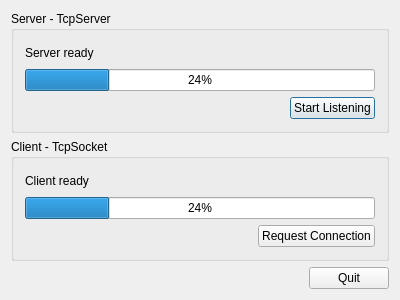
<?xml version="1.0" encoding="UTF-8"?>
<ui version="4.0">
 <class>Dialog</class>
 <widget class="QDialog" name="Dialog">
  <property name="geometry">
   <rect>
    <x>0</x>
    <y>0</y>
    <width>400</width>
    <height>300</height>
   </rect>
  </property>
  <property name="windowTitle">
   <string>Dialog</string>
  </property>
  <layout class="QVBoxLayout" name="verticalLayout_3">
   <item>
    <widget class="QGroupBox" name="groupBox">
     <property name="title">
      <string>Server - TcpServer</string>
     </property>
     <layout class="QVBoxLayout" name="verticalLayout">
      <item>
       <layout class="QHBoxLayout" name="horizontalLayout_5">
        <item>
         <widget class="QLabel" name="serverStatusLabel">
          <property name="text">
           <string>Server ready</string>
          </property>
         </widget>
        </item>
        <item>
         <spacer name="horizontalSpacer_3">
          <property name="orientation">
           <enum>Qt::Horizontal</enum>
          </property>
          <property name="sizeHint" stdset="0">
           <size>
            <width>40</width>
            <height>20</height>
           </size>
          </property>
         </spacer>
        </item>
       </layout>
      </item>
      <item>
       <widget class="QProgressBar" name="serverProgressBar">
        <property name="value">
         <number>24</number>
        </property>
       </widget>
      </item>
      <item>
       <layout class="QHBoxLayout" name="horizontalLayout_4">
        <item>
         <spacer name="horizontalSpacer_2">
          <property name="orientation">
           <enum>Qt::Horizontal</enum>
          </property>
          <property name="sizeHint" stdset="0">
           <size>
            <width>40</width>
            <height>20</height>
           </size>
          </property>
         </spacer>
        </item>
        <item>
         <widget class="QPushButton" name="startButton">
          <property name="text">
           <string>Start Listening</string>
          </property>
         </widget>
        </item>
       </layout>
      </item>
     </layout>
    </widget>
   </item>
   <item>
    <widget class="QGroupBox" name="groupBox_2">
     <property name="title">
      <string>Client - TcpSocket</string>
     </property>
     <layout class="QVBoxLayout" name="verticalLayout_2">
      <item>
       <layout class="QHBoxLayout" name="horizontalLayout_3">
        <item>
         <widget class="QLabel" name="clientStatusLabel">
          <property name="text">
           <string>Client ready</string>
          </property>
         </widget>
        </item>
        <item>
         <spacer name="horizontalSpacer_5">
          <property name="orientation">
           <enum>Qt::Horizontal</enum>
          </property>
          <property name="sizeHint" stdset="0">
           <size>
            <width>40</width>
            <height>20</height>
           </size>
          </property>
         </spacer>
        </item>
       </layout>
      </item>
      <item>
       <widget class="QProgressBar" name="clientProgressBar">
        <property name="value">
         <number>24</number>
        </property>
       </widget>
      </item>
      <item>
       <layout class="QHBoxLayout" name="horizontalLayout_2">
        <item>
         <spacer name="horizontalSpacer_4">
          <property name="orientation">
           <enum>Qt::Horizontal</enum>
          </property>
          <property name="sizeHint" stdset="0">
           <size>
            <width>40</width>
            <height>20</height>
           </size>
          </property>
         </spacer>
        </item>
        <item>
         <widget class="QPushButton" name="requestButton">
          <property name="text">
           <string>Request Connection</string>
          </property>
         </widget>
        </item>
       </layout>
      </item>
     </layout>
    </widget>
   </item>
   <item>
    <layout class="QHBoxLayout" name="horizontalLayout">
     <item>
      <spacer name="horizontalSpacer">
       <property name="orientation">
        <enum>Qt::Horizontal</enum>
       </property>
       <property name="sizeHint" stdset="0">
        <size>
         <width>40</width>
         <height>20</height>
        </size>
       </property>
      </spacer>
     </item>
     <item>
      <widget class="QPushButton" name="pushButton">
       <property name="text">
        <string>Quit</string>
       </property>
      </widget>
     </item>
    </layout>
   </item>
  </layout>
 </widget>
 <layoutdefault spacing="6" margin="11"/>
 <resources/>
 <connections>
  <connection>
   <sender>pushButton</sender>
   <signal>clicked()</signal>
   <receiver>Dialog</receiver>
   <slot>close()</slot>
   <hints>
    <hint type="sourcelabel">
     <x>335</x>
     <y>260</y>
    </hint>
    <hint type="destinationlabel">
     <x>332</x>
     <y>277</y>
    </hint>
   </hints>
  </connection>
  <connection>
   <sender>startButton</sender>
   <signal>clicked()</signal>
   <receiver>Dialog</receiver>
   <slot>startListening()</slot>
   <hints>
    <hint type="sourcelabel">
     <x>329</x>
     <y>100</y>
    </hint>
    <hint type="destinationlabel">
     <x>397</x>
     <y>100</y>
    </hint>
   </hints>
  </connection>
  <connection>
   <sender>requestButton</sender>
   <signal>clicked()</signal>
   <receiver>Dialog</receiver>
   <slot>requestConnection()</slot>
   <hints>
    <hint type="sourcelabel">
     <x>370</x>
     <y>217</y>
    </hint>
    <hint type="destinationlabel">
     <x>395</x>
     <y>217</y>
    </hint>
   </hints>
  </connection>
 </connections>
 <slots>
  <slot>startListening()</slot>
  <slot>requestConnection()</slot>
 </slots>
</ui>
